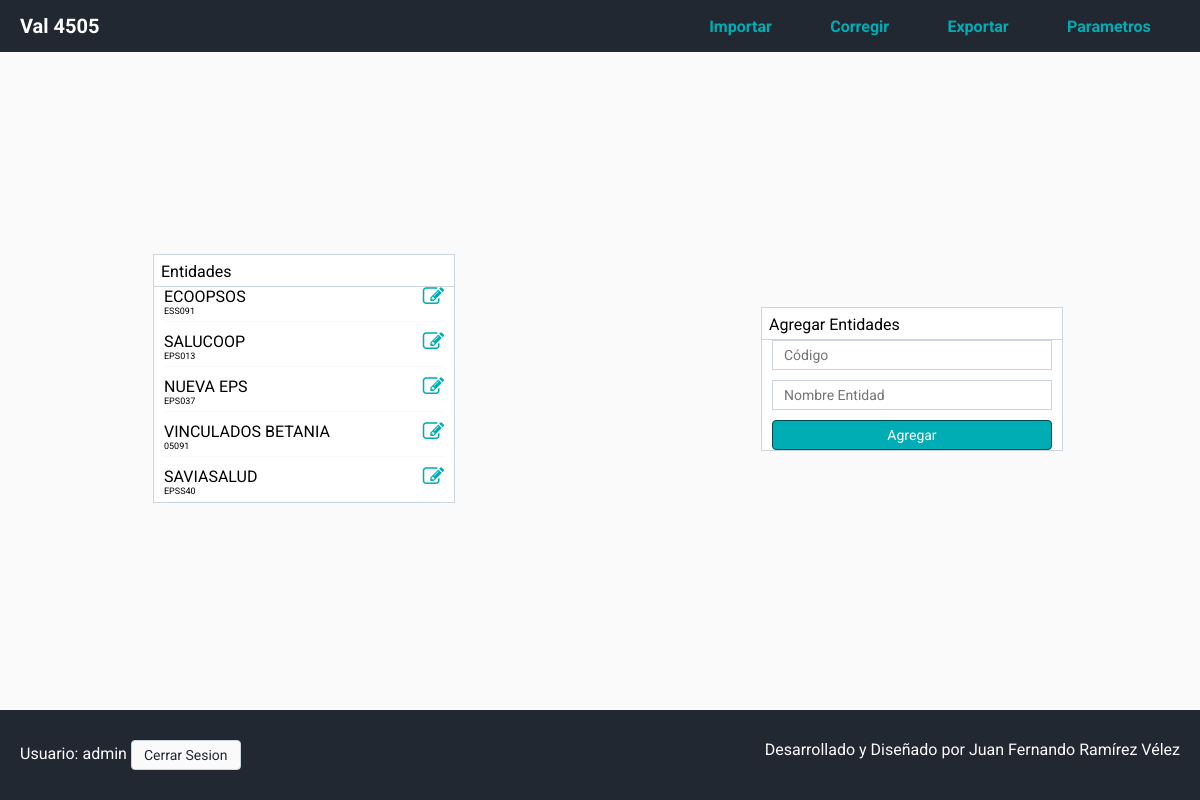
The page /dist/inicio.php?menu=3 (signed in) on the database its author committed.
### tables this page shows
CREATE TABLE IF NOT EXISTS `entidades` (
  `ENTIDAD_ID` int(11) NOT NULL AUTO_INCREMENT,
  `ENTIDAD_COD` varchar(45) DEFAULT NULL,
  `ENTIDAD_NAME` varchar(45) DEFAULT NULL,
  PRIMARY KEY (`ENTIDAD_ID`),
  UNIQUE KEY `ENTIDAD_ID_UNIQUE` (`ENTIDAD_ID`)
);

### dist/clases/class.ConnectionMySQL.php (called while the page is built)
<?php
abstract class ConnectionMySQL {
	private static $db_host = 'localhost';
	private static $db_user = 'root';
	private static $db_pass = '';
	protected $db_name = 'val4505';
	public function __construct(){
		$dns = "mysql:host=" . self::$db_host . ";dbname=" . $this->db_name;
		$options = array( PDO::MYSQL_ATTR_LOCAL_INFILE => 1,PDO::ATTR_ERRMODE => PDO::ERRMODE_EXCEPTION,PDO::MYSQL_ATTR_INIT_COMMAND => 'SET NAMES utf8');
	try {
		$this->conn = new PDO($dns, self::$db_user, self::$db_pass, $options);
	} catch(PDOException $e){
            $this->error = $e->getMessage();
        }
	}
}
?>

### dist/clases/class.Menu.php (called while the page is built, shortened)
<?php
require_once ("class.ConnectionMySQL.php");
class Menu extends ConnectionMySQL {
	public function getMenu ($id_menu) {
		$this->query = $this->conn->prepare('SELECT MENU_ID, MENU_NAME, MENU_HTML FROM menu WHERE MENU_ID ='.$id_menu);
		$this->query->execute();
		return $this->query->fetchAll(PDO::FETCH_BOTH);
	}
}
?>

### dist/clases/class.Entidad.php (called while the page is built, shortened)
<?php
require_once ("class.ConnectionMySQL.php");
class Entidad extends ConnectionMySQL {
	public function getEntidades () {
		$this->query = $this->conn->prepare('SELECT ENTIDAD_ID, ENTIDAD_COD, ENTIDAD_NAME FROM entidades');
		$this->query->execute();
		return $this->query->fetchAll(PDO::FETCH_BOTH);
	}
}
?>

### dist/clases/class.Session.php (called while the page is built, shortened)
<?php
class sesion {
  public function get($nombre) {
     if (isset ( $_SESSION [$nombre] )) {
        return $_SESSION [$nombre];
     } else {
         return false;
     }
  }
}
?>

### dist/page.Entidades.php (the view, shortened to what this page needs)
<div class="row-container">
	<div class="param-box">
		<div class="param-title">
			Entidades
		</div>
		<div class="param-content">
			<ul>
			<?php
			for ($i=0;$i<sizeof($list_enti);$i++)
			{
			?>
				<li>
					<div class="entidad-item"><?php echo $list_enti[$i]["ENTIDAD_NAME"];?></div>
					<div class="entidad-item-edit"><a href="?menu=4&CodEPS=<?php echo $list_enti[$i]["ENTIDAD_COD"];?>" title="Editar"><i class="fa fa-pencil-square-o fa-lg"></i></a></div>
					<div class="entidad-detalle"><?php echo $list_enti[$i]["ENTIDAD_COD"];?></div>
				</li>
			<?php
			}
			?>
			</ul>
		</div>
	</div>
	<div class="param-box">
		<div class="param-title">
			Agregar Entidades
		</div>
		<div class="param-content">
			<form action="modulos/module.AgregarEntidad.php" class="form" method="POST">
				<input type="text" name="ent-cod" placeholder="Código">
				<input type="text" name="ent-nombre" placeholder="Nombre Entidad">
				<input type="submit" class="btn btn-primary btn-large ent-submit" name="grabar-entidad" value="Agregar" />
			</form>
		</div>
	</div>
</div>

### dist/inicio.php (shortened to what this page needs)
<?php
    require_once("clases/class.Session.php");
    $sesion = new sesion();
    require_once ("clases/class.Menu.php");
    $menu = new Menu();
    if (isset($_GET['menu'])){
        $id = $menu->getMenu($_GET['menu']);
    }
    require_once ("clases/class.Entidad.php");
    $entidad = new Entidad();
    $list_enti = $entidad->getEntidades();
?>
<!doctype html>
<html lang="es">
    <head>
        <link rel="stylesheet" href="./css/style.css">
        <link rel="stylesheet" href="https://cdnjs.cloudflare.com/ajax/libs/font-awesome/4.4.0/css/font-awesome.css">
    </head>
    <body class="flex-body">
        <header>
            <div class="logo"><a href="inicio.php">Val 4505</a></div>
            <nav>
                <ul class="menu">
                    <li><a href="?menu=6">Importar</a></li>
                    <li><a href="">Corregir</a></li>
                    <li><a href="">Exportar</a></li>
                    <li><a href="?menu=2">Parametros</a></li>
                </ul>
        </nav>
        </header>
        <div class="container">
                <?php
                    if (!empty($_GET["menu"]))
                    {
                        for ($i=0;$i<sizeof($id);$i++)
                        {
                        include ($id["$i"]["MENU_HTML"].".php");
                        }
                    }
                    else
                    {
                    }
                ?>
        </div>
        <footer>
            <div class="footer-usuario">
                Usuario:  <?php echo $sesion->get("usuario");?> <button class="btn btn-default" ><a href="modulos/module.CerrarSesion.php"> Cerrar Sesion </a></button>
            </div>
            <div class="footer-derechos">
                Desarrollado y Diseñado por Juan Fernando Ramírez Vélez
            </div>
        </footer>
    </body>
</html>

### rows shown on the page
entidades: ENTIDAD_NAME "ECOOPSOS", ENTIDAD_COD "ESS091"
entidades: ENTIDAD_NAME "SALUCOOP", ENTIDAD_COD "EPS013"
entidades: ENTIDAD_NAME "NUEVA EPS", ENTIDAD_COD "EPS037"
entidades: ENTIDAD_NAME "VINCULADOS BETANIA", ENTIDAD_COD "05091"
entidades: ENTIDAD_NAME "SAVIASALUD", ENTIDAD_COD "EPSS40"

### other values the page prints
$sesion->get("usuario") "admin"
